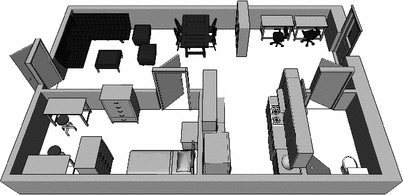
#> input picture random_crime_scene_generators/hint.png, 403 x 195 px
$ python random_crime_scene_generator1_generic.py
#> lines starting #> are read from the running program, lines starting #| are printed output that depends on the picture; after the words box and inside, x2 and y2 are one past the last pixel; in counts of white or black regions, pixels touching at a corner belong together
import cv2
import numpy as np
import random
from itertools import permutations
from datetime import date, datetime, timedelta
import time


#here crimes and weapons can be added; e.g., "brass knuckles", "belt"
crimes = ["homicide", "assault", "burglary", "arson"]
weapons=["firearm", "knife", "pepper spray", "stun gun", "club/hammer", "makeshift weapon"]


#here the user should select various parameters
kind_of_crime = "homicide"
floor_plan_image = "hint" #'NFC_villa' #choose a background image here
buffer= 20 #this specifies the minimal distance from the end of the image for text


#the user can tweak or make there own probabilities here
#PROBABILITIES
#homicide: 0.8 chance corpse, 0.8 chance weapon, 1-3 blood samples
#assault: 0.8 chance weapon, 1-3 blood samples
#burglary: 1-5 missing items, 1-5 destroyed items
#arson:  0.1 chance corpse, 0.8 chance fuel_source, 0.5 ignition_source #accelerant

homicide_params = {
  "corpse": 0.8,
  "weapon": 0.8,
  "blood": 3.0,
  "missing_item": 0.0,
  "vandalized_item": 0.0,
  "fuel_source": 0.0,
  "ignition_source": 0.0
}
assault_params = {
  "corpse": 0.0,
  "weapon": 0.8,
  "blood": 3.0,
  "missing_item": 0.0,
  "vandalized_item": 0.0,
  "fuel_source": 0.0,
  "ignition_source": 0.0
}
burglary_params = {
  "corpse": 0.0,
  "weapon": 0.0,
  "blood": 0.0,
  "missing_item": 5,
  "vandalized_item": 5,
  "fuel_source": 0.0,
  "ignition_source": 0.0
}
arson_params = {
  "corpse": 0.1,
  "weapon": 0.0,
  "blood": 0.0,
  "missing_item": 0.0,
  "vandalized_item": 0.0,
  "fuel_source": 0.8,
  "ignition_source": 0.5
}


if kind_of_crime == "homicide":
	crime_params= homicide_params
elif kind_of_crime == "assault":
	crime_params= assault_params
elif kind_of_crime == "burglary":
	crime_params= burglary_params
elif kind_of_crime == "arson":
	crime_params= arson_params


#load image
img = cv2.imread(floor_plan_image + '.png')
#> img is the input picture: shape (195, 403, 3); min 3, max 255, mean 172.5
height = img.shape[0]
#> height = 195
width = img.shape[1]
#> width = 403


#below, for each kind of evidence, we calculate where it appears, etc.

#corpses, weapons, and blood are mostly for homicides and assault cases
r=random.random()
if r < crime_params["corpse"]:
	print("corpse found", r, crime_params["corpse"])

	#choose location
	corpse_x = random.randint(0, width-buffer)
	corpse_y = random.randint(0, height-buffer)

	#corpse in green
	cv2.putText(img, "corpse", (corpse_x, corpse_y), cv2.FONT_HERSHEY_COMPLEX_SMALL, 0.5, (0, 255, 0), 1)

r=random.random()
if r < crime_params["weapon"]:
	print("weapon found", r, crime_params["weapon"])

	#choose random weapon (only 1)
	weapon = "+" + random.choice(weapons)

	#choose location
	weapon_x = random.randint(0, width-buffer)
#> weapon_x = 20
	weapon_y = random.randint(0, height-buffer)
#> weapon_y = 66

	#weapons in blue
	cv2.putText(img, weapon, (weapon_x, weapon_y), cv2.FONT_HERSHEY_COMPLEX_SMALL, 0.5, (255, 0, 0), 1)
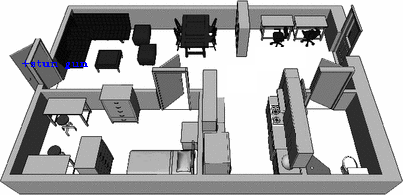
#> img: shape (195, 403, 3); 0.19% of pixels changed, all inside (x1, y1, x2, y2) = (22, 60, 88, 69)

r= random.randint(0, crime_params["blood"]) #1-3
if r > 0:
	print("blood found", r, crime_params["blood"])
#for each blood sample
for i in range(r):

	#choose location
	blood_x = random.randint(0, width-buffer)
	blood_y = random.randint(0, height-buffer)

	#choose kind of blood
	blood_pattern=""
	r= random.randint(0, 2)
	if r==0:
		blood_pattern="blood (passive)"
	elif r==1:
		blood_pattern="blood (active)"
	else:
		blood_pattern="blood (transfer)"

	#blood in red
	cv2.putText(img, blood_pattern, (blood_x, blood_y), cv2.FONT_HERSHEY_COMPLEX_SMALL, 0.5, (0,0, 255), 1)
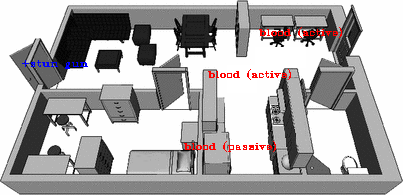
#> img: shape (195, 403, 3); 0.9% of pixels changed, all inside (x1, y1, x2, y2) = (184, 27, 342, 152)


#for burglaries, we imagine missing and vandalized items
r= random.randint(0, crime_params["missing_item"]) #1-5
if r > 0:
	print("missing_item found", r, crime_params["missing_item"])
for i in range(r):

	#choose location
	missing_item_x = random.randint(0, width-buffer)
	missing_item_y = random.randint(0, height-buffer)

	cv2.putText(img, "missing_item", (missing_item_x, missing_item_y), cv2.FONT_HERSHEY_COMPLEX_SMALL, 0.5, (200, 30, 30), 1)

r= random.randint(0, crime_params["vandalized_item"]) #1-5
if r > 0:
	print("vandalized_item found", r, crime_params["vandalized_item"])
for i in range(r):

	#choose location
	vandalized_item_x = random.randint(0, width-buffer)
	vandalized_item_y = random.randint(0, height-buffer)

	cv2.putText(img, "vandalized_item", (vandalized_item_x, vandalized_item_y), cv2.FONT_HERSHEY_COMPLEX_SMALL, 0.5, (0, 150, 50), 1)


#for arsons, fuel and ignitors might be found
r=random.random()
if r < crime_params["fuel_source"]:
	print("fuel_source found", r, crime_params["fuel_source"])

	#choose location
	fuel_source_x = random.randint(0, width-buffer)
	fuel_source_y = random.randint(0, height-buffer)

	cv2.putText(img, "fuel_source", (fuel_source_x, fuel_source_y), cv2.FONT_HERSHEY_COMPLEX_SMALL, 0.5, (255, 255, 0), 1)

r=random.random()
if r < crime_params["ignition_source"]:
	print("ignition_source found", r, crime_params["ignition_source"])

	#choose location
	ignition_source_x = random.randint(0, width-buffer)
	ignition_source_y = random.randint(0, height-buffer)

	cv2.putText(img, "ignition_source", (fignition_source_x, ignition_source_y), cv2.FONT_HERSHEY_COMPLEX_SMALL, 0.5, (0, 255, 255), 1)

#show the resulting random crime scene and save it to file!
cv2.imshow('Random Crime Scene Generator', img)
cv2.waitKey(0)

currentDateAndTime = time.strftime("%Y%m%d-%H%M%S")
fileName= "randomCrimeScenes/randomCrimeScene_" + kind_of_crime + "_" + floor_plan_image + "_" + currentDateAndTime + ".png"
cv2.imwrite(fileName, img)

cv2.destroyAllWindows()

$ run again, with random_crime_scene_generators/NFC_villa.png copied over random_crime_scene_generators/hint.png
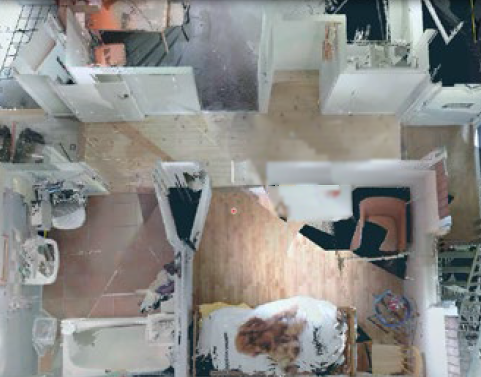
#> input picture random_crime_scene_generators/NFC_villa.png, 481 x 377 px
#> img is the input picture: shape (377, 481, 3); mean B, G, R 136.2, 139.2, 139.5
#> `cv2.putText(img, weapon, (weapon_x, weapon_y), cv2.FONT_HERSHEY_COMPLE..`:
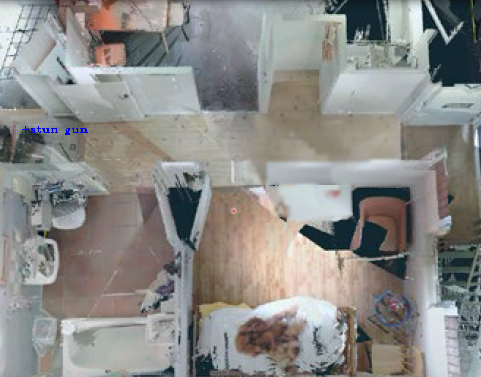
#> img: shape (377, 481, 3); 0.08% of pixels changed, all inside (x1, y1, x2, y2) = (22, 126, 88, 135)
#> after the loop `for i in range(r):`:
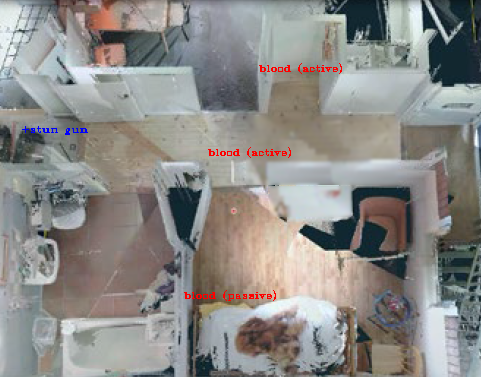
#> img: shape (377, 481, 3); 0.39% of pixels changed, all inside (x1, y1, x2, y2) = (184, 63, 342, 301)
